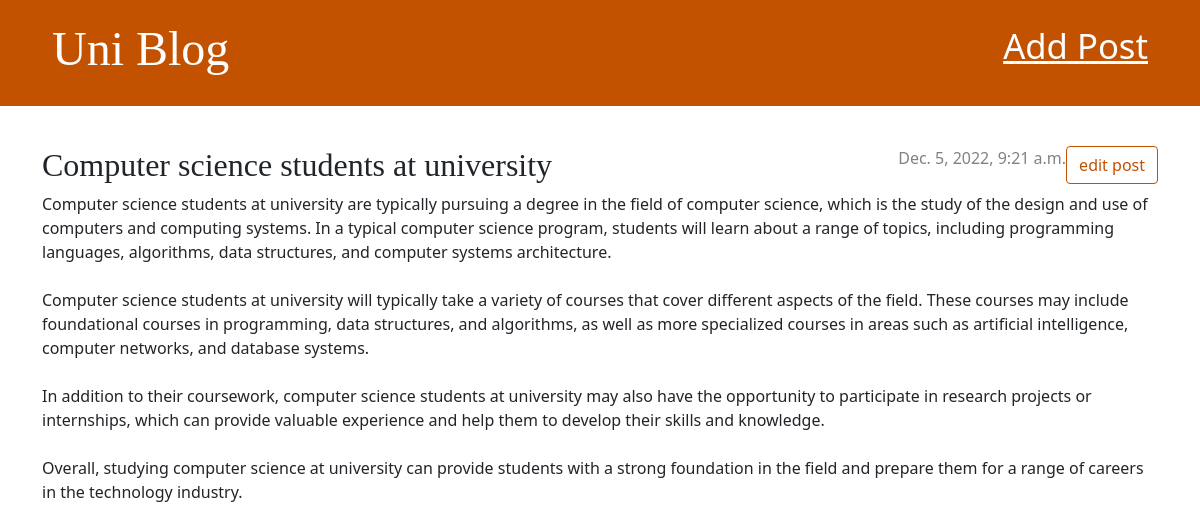
The app's page /post/2/ with its own data.
### blog/models.py (models this page shows, shortened)
class Post(models.Model):
    author = models.ForeignKey(settings.AUTH_USER_MODEL, on_delete=models.CASCADE)
    title = models.CharField(max_length=200)
    text = models.TextField()
    created_date = models.DateTimeField(default=timezone.now)
    published_date = models.DateTimeField(blank=True, null=True)

### blog/views.py (the view)
# urls.py: path('post/<int:pk>/', views.post_detail, name='post_detail'),
def post_detail(request, pk):
    post = get_object_or_404(Post, pk=pk)
    return render(request, 'blog/post_detail.html', {'post': post})

### blog/templates/blog/post_detail.html
{% extends 'blog/base.html' %}
{% block content %}
    <article class="post">
        <aside class="actions">
            <a class="btn btn-secondary" href="{% url 'post_edit' pk=post.pk %}">
                edit post
            </a>
        </aside>
        {% if post.published_date %}
            <time class="date">
                {{ post.published_date }}
            </time>
        {% endif %}
        <h2>{{ post.title }}</h2>
        <p>{{ post.text|linebreaksbr }}</p>
    </article>
{% endblock %}

### blog/static/blog/blog.css (style rules this page uses)
h1, h2, h3, h4 { font-family: cursive; }
.date { color: #828282; }
.post { margin-bottom: 70px; }
.post > .date, .post > .actions { float: right; }
.btn-secondary, .btn-secondary:visited { color: #C25100; background: none; border-color: #C25100; }

### records on screen
Post: published_date "Dec. 5, 2022, 9:21 a.m.", title "Computer science students at university", text "Computer science students at university are typically pursuing a degree in the field of computer science, which is the study of the design and use of computers and computing systems. In a typical computer science program, students will learn about a range of topics, including programming languages, algorithms, data structures, and computer systems architecture. Computer science students at university will typically take a variety of courses that cover different aspects of the field. These courses may include foundational courses in programming, data structures, and algorithms, as well as more specialized courses in areas such as artificial intelligence, computer networks, and database…"
